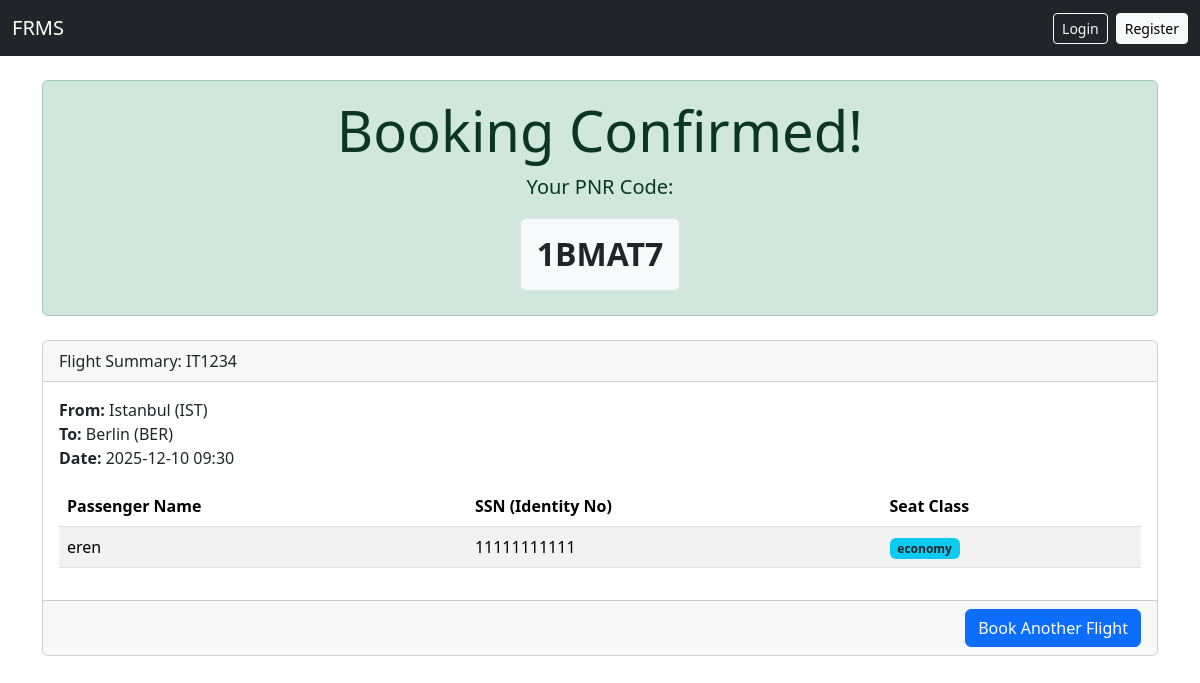
/booking/success/1BMAT7, run on the app's committed database.
### tables this page shows
CREATE TABLE passengers (
            id INTEGER PRIMARY KEY AUTOINCREMENT,
            flight_no TEXT NOT NULL,
            name TEXT NOT NULL,
            age INTEGER,
            nationality TEXT,
            seat_type TEXT,  -- business or economy
            seat_no TEXT,    -- may be NULL
            group_id INTEGER,
            parent_id INTEGER
        , pnr TEXT, ssn TEXT);

CREATE TABLE flights (
            id INTEGER PRIMARY KEY AUTOINCREMENT,
            flight_no TEXT UNIQUE NOT NULL,
            date_time TEXT NOT NULL,
            duration_minutes INTEGER,
            distance_km INTEGER,
            source TEXT,
            destination TEXT,
            vehicle_type TEXT,
            shared_flight_no TEXT,
            shared_company TEXT
        );

### app.py (the view)
@app.route("/booking/success/<pnr>")
def booking_success(pnr):
    db = get_db()
    passengers = db.execute("SELECT * FROM passengers WHERE pnr=?", (pnr,)).fetchall()
    if not passengers: return "PNR not found"
    passengers = [dict(p) for p in passengers]
    flight = db.execute("SELECT * FROM flights WHERE flight_no=?", (passengers[0]["flight_no"],)).fetchone()
    return render_template("booking_success.html", user=current_user(), pnr=pnr, flight=flight, passengers=passengers)

### app.py (called while the page is built)
def get_db():
    if "db" not in g:
        g.db = sqlite3.connect(DATABASE)
        g.db.row_factory = sqlite3.Row
    return g.db

def current_user():
    if "user_id" not in session: return None
    return get_db().execute("SELECT * FROM users WHERE id = ?", (session["user_id"],)).fetchone()

### templates/booking_success.html
{% extends "base.html" %}
{% block content %}
<div class="alert alert-success text-center">
    <h1 class="display-4">Booking Confirmed!</h1>
    <p class="lead">Your PNR Code:</p>
    <h2 class="fw-bold text-dark p-3 bg-light d-inline-block rounded border">{{ pnr }}</h2>
</div>
<div class="card mt-4">
    <div class="card-header">
        Flight Summary: {{ flight['flight_no'] }}
    </div>
    <div class="card-body">
        <p>
            <strong>From:</strong> {{ flight['source'] }} <br>
            <strong>To:</strong> {{ flight['destination'] }} <br>
            <strong>Date:</strong> {{ flight['date_time'] }}
        </p>
        <table class="table table-striped mt-3">
            <thead>
                <tr>
                    <th>Passenger Name</th>
                    <th>SSN (Identity No)</th>
                    <th>Seat Class</th>
                </tr>
            </thead>
            <tbody>
                {% for p in passengers %}
                <tr>
                    <td>{{ p['name'] }}</td>
                    <td>{{ p['ssn'] }}</td>
                    <td><span class="badge bg-info text-dark">{{ p['seat_type'] }}</span></td>
                </tr>
                {% endfor %}
            </tbody>
        </table>
    </div>
    <div class="card-footer text-end">
        <a href="{{ url_for('flight_search') }}" class="btn btn-primary">Book Another Flight</a>
    </div>
</div>
{% endblock %}

### data on the page
passengers: pnr "1BMAT7", name "eren", ssn "11111111111", seat_type "economy"
flights: flight_no "IT1234", source "Istanbul (IST)", destination "Berlin (BER)", date_time "2025-12-10 09:30"
